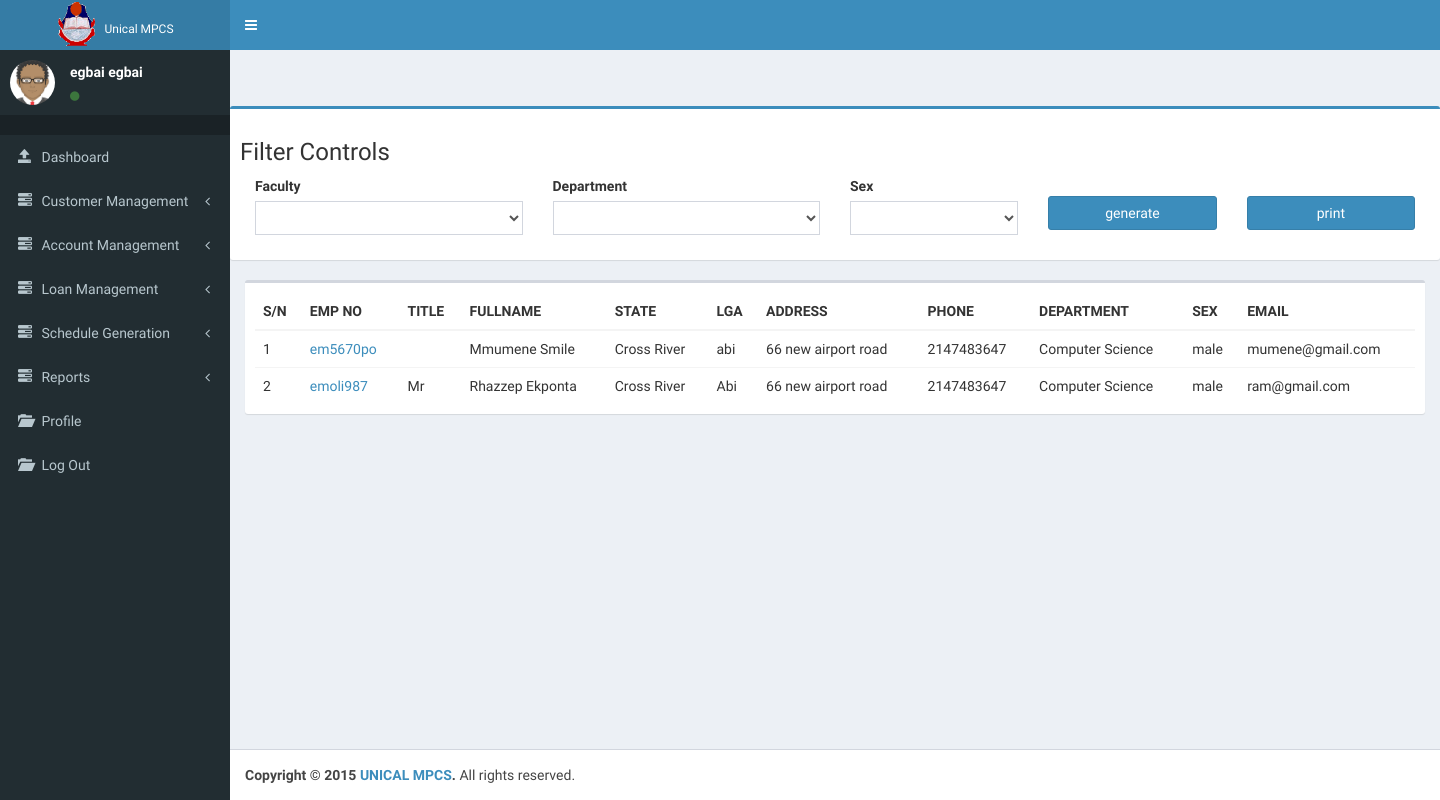
Page /teller/index.php?page=../customer_filter (signed in) on the earlier database version.
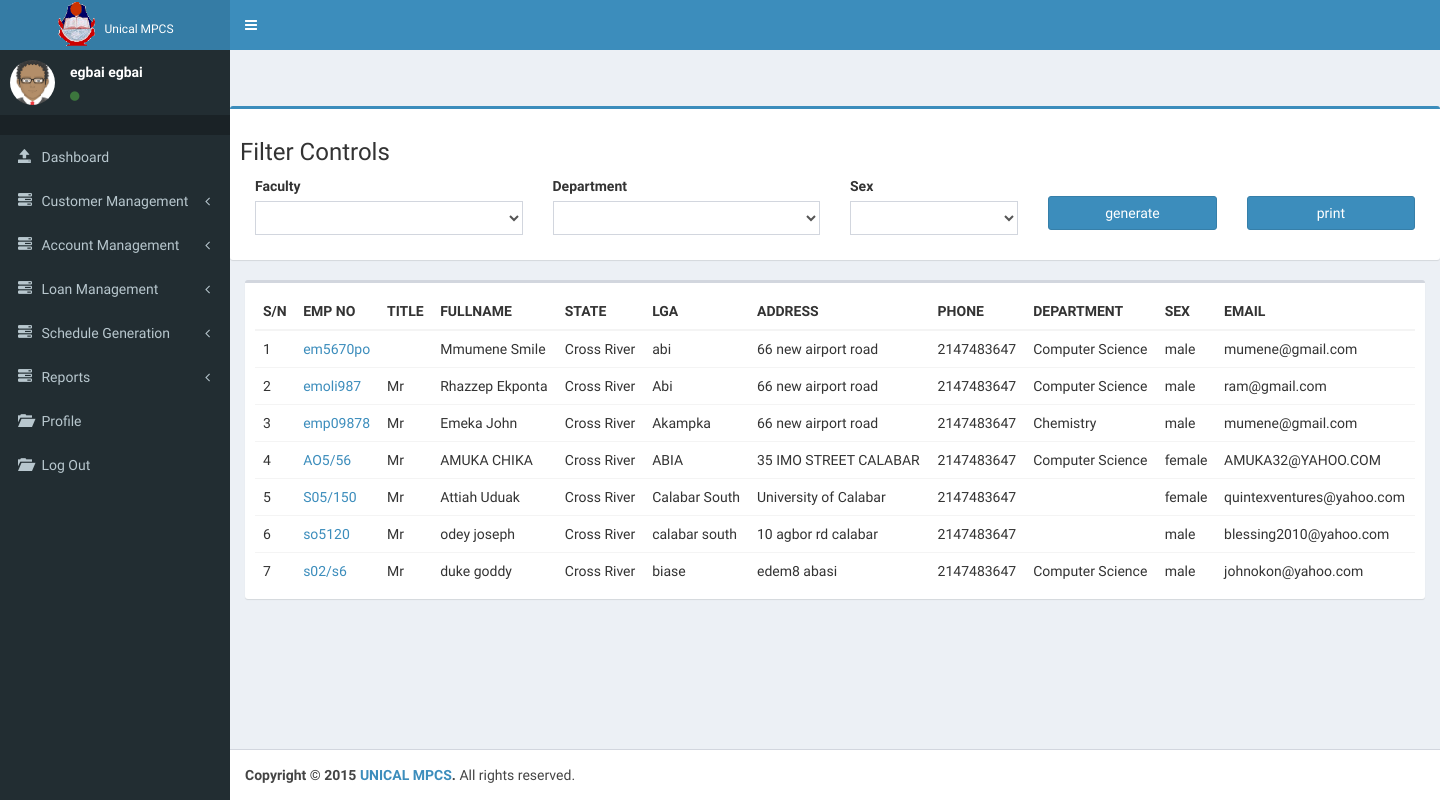
Same page on the later database version.
### tables this page shows
CREATE TABLE IF NOT EXISTS `customer` (
`id` int(11) NOT NULL,
  `middle_name` varchar(30) NOT NULL,
  `dob` date NOT NULL,
  `sex` text NOT NULL,
  `img_url` varchar(196) DEFAULT NULL,
  `faculty` int(11) DEFAULT NULL,
  `dept` int(11) DEFAULT NULL,
  `address` text,
  `phone` int(196) DEFAULT NULL,
  `state` text,
  `lga` text,
  `nok_name` text,
  `n_phone` int(11) DEFAULT NULL,
  `reg_date` date NOT NULL,
  `uname` varchar(124) NOT NULL,
  `pwd` text NOT NULL,
  `priviledge` int(124) NOT NULL,
  `email` varchar(124) DEFAULT NULL,
  `title` varchar(20) DEFAULT NULL,
  `surname` varchar(50) NOT NULL,
  `firstname` varchar(50) NOT NULL,
  `employee_no` varchar(124) DEFAULT NULL
);

CREATE TABLE IF NOT EXISTS `department` (
`id` int(11) NOT NULL,
  `dep_name` varchar(124) NOT NULL,
  `faculty` int(11) NOT NULL
);

### conf/db_connect.php (called while the page is built, shortened)
<?php
function query($string){
$rs = mysql_query($string) or die(mysql_error());
return $rs;
}
function db_pic($id){
  $result = query("SELECT img_url FROM customer WHERE id='$id'");
  $row = mysql_fetch_array($result);
  $img = $row['img_url'];
  if(empty($img)){
  $img = "avatar.png";
  }
  return $img;
}
function name($id){
  $result = query("SELECT * FROM customer WHERE id='$id'");
  $row = mysql_fetch_array($result);
  $name = $row['surname'] ." " . $row['firstname'];
  return $name;
}
?>

### conf/misc.php (called while the page is built, shortened)
<?php
function classUpdate($string){
$class = " ";
    if(isset($_GET['page'])){
    $page =  $_GET['page'];
    return $class;
}
   return $class;
}
?>

### customer_filter.php (the view, shortened to what this page needs)
<div class="row">
<div class="col-md-13">
<div class="box box-primary">
<div class="box-body">
  <h3>Filter Controls</h3>
<div class="form-group col-xs-3">
  <label for="facul">Faculty</label>
  <select name="faculty" class="form-control" id="facul">
  <option></option>
  <?php
  $result = query("SELECT * FROM faculty");
  while($row=mysql_fetch_array($result)){
    $value = $row['id'];
    $name = $row['name'];
    ?>
    <option value="<?php echo $value; ?>"><?php echo $name;?></option>
    <?php
}
   ?>
  </select>
</div>
<div class="form-group col-xs-3">
  <label for="dept">Department</label>
<select class="form-control" id="dept" name="dept">
</select>
</div>
<div class="form-group col-xs-2">
  <label for="sex">Sex</label>
  <select name="sex" id="sex" name="sex" class="form-control">
  <option></option>
  <option value="male"> Male</option>
  </select>
</div>
<br>
<div class="form-group col-xs-2">
  <button class="form-control btn btn-primary" id="generate">generate</button>
</div>
<div class="form-group col-xs-2">
  <button  class="form-control btn btn-primary" id="print">print</button>
</div>
</div>
</div>
</div>
</div>
<div class="box">
   <div class="box-body" id="table_entry">
<table class="table" id="tableentry">
<thead>
  <tr>
    <th>S/N</th>
    <th>EMP NO</th>
    <th>TITLE</th>
    <th>FULLNAME</th>
    <th>STATE</th>
    <th>LGA</th>
    <th>ADDRESS</th>
    <th>PHONE</th>
    <th>DEPARTMENT</th>
    <th>SEX</th>
    <th>EMAIL</th>
  </tr>
</thead>
<tbody>
<?php
$result = query("SELECT employee_no, title, surname, firstname, dep_name, lga, state, customer.id, phone, address, email, sex FROM customer LEFT JOIN department ON customer.dept=department.id WHERE priviledge='2'");
$i = 0;
while ($row = mysql_fetch_array($result)) {
++$i;
$emp_no = $row['employee_no'];
$title = $row['title'];
$name = $row['surname'] . " " . $row['firstname'];
$state = $row['state'];
$lga = $row['lga'];
$dept = $row['dep_name'];
$addr = $row['address'];
$phone = $row['phone'];
$sex = $row['sex'];
$email = $row['email'];
$id = $row['id'];
?>
<tr>
  <td>
    <?php echo $i;?>
  </td>
<td><a href="index.php?page=../profile_search&id=<?php echo $id; ?>"><?php echo $emp_no;?></a></td>
<td><?php echo $title;?></td>
<td><?php echo $name;?></td>
<td><?php echo $state;?></td>
<td><?php echo $lga;?></td>
<td><?php echo $addr;?></td>
<td><?php echo $phone;?></td>
<td><?php echo $dept;?></td>
<td><?php echo $sex;?></td>
<td><?php echo $email;?></td>
</tr>
<?php
}
 ?>
</tbody>
</table>

### teller/index.php (shortened to what this page needs)
<!DOCTYPE html>
<?php
include('../conf/db_connect.php');
include ('../conf/misc.php');
$id = $_SESSION['id'];
?>
<html>
  <head>
    <link rel="stylesheet" href="../bootstrap/css/bootstrap.min.css">
    <link rel="stylesheet" href="https://maxcdn.bootstrapcdn.com/font-awesome/4.4.0/css/font-awesome.min.css">
    <link rel="stylesheet" href="https://code.ionicframework.com/ionicons/2.0.1/css/ionicons.min.css">
    <link rel="stylesheet" href="../dist/css/AdminLTE.min.css">
        <link rel="stylesheet" href="../arrange.css">
    <link rel="stylesheet" href="../dist/css/skins/skin-blue.min.css">
  </head>
  <body class="hold-transition skin-blue sidebar-mini">
    <div class="wrapper">
      <header class="main-header">
        <a href="index2.html" class="logo">
          <h2 style='margin:0px;'>
          <img src="../dist/img/unical.png" height="50px">
          <span style='font-size:12px;'>Unical MPCS</span>
          </h2>
        </a>
        <nav class="navbar navbar-static-top" role="navigation">
          <a href="#" class="sidebar-toggle" data-toggle="offcanvas" role="button">
          </a>
        </nav>
      </header>
      <aside class="main-sidebar">
        <section class="sidebar">
          <div class="user-panel">
            <div class="pull-left image">
              <img src="../dist/img/<?php echo db_pic($id); ?>" class="img-circle" alt="User Image">
            </div>
            <div class="pull-left info">
              <p><?php echo name($id); ?></p>
              <a href="#"><i class="fa fa-circle text-success"></i></a>
            </div>
          </div>
          <ul class="sidebar-menu">
            <li class="header"></li>
            <li class="<?php echo classUpdate(""); ?>"><a href="index.php"><i class="glyphicon glyphicon-open"></i> <span>Dashboard</span></a></li>
            <li class="treeview">
              <a href="#"><i class="glyphicon glyphicon-tasks"></i> <span>Customer Management</span> <i class="fa fa-angle-left pull-right"></i></a>
            </li>
            <li class="treeview">
              <a href="#"><i class="glyphicon glyphicon-tasks"></i> <span>Account Management</span> <i class="fa fa-angle-left pull-right"></i></a>
            </li>
            <li class="treeview">
              <a href="#"><i class="glyphicon glyphicon-tasks"></i> <span>Loan Management</span> <i class="fa fa-angle-left pull-right"></i></a>
            </li>
            <li class="treeview">
              <a href="#"><i class="glyphicon glyphicon-tasks"></i> <span>Schedule Generation</span> <i class="fa fa-angle-left pull-right"></i></a>
            </li>
            <li class="treeview">
              <a href="#"><i class="glyphicon glyphicon-tasks"></i> <span>Reports</span> <i class="fa fa-angle-left pull-right"></i></a>
            </li>
            <li><a href="index.php?page=profile"><i class="glyphicon glyphicon-folder-open"></i> <span>Profile</span></a></li>
            <li><a href="../logout.php"><i class="glyphicon glyphicon-folder-open"></i> <span>Log Out</span></a></li>
                      </ul>
        </section>
      </aside>
      <div class="content-wrapper">
        <section class="content-header">
          <h1>
          </h1>
                </section>
        <section class="content">
          <?php
      $page = '';
          if (!empty($_GET['page'])) {
          $page .= $_GET['page'] . '.php';
          include($page);
          }
      else{
      include('../dashboard.php');
      }
      ?>
        </section>
      </div>
      <footer class="main-footer">
        <strong>Copyright &copy; 2015 <a href="#">UNICAL MPCS</a>.</strong> All rights reserved.
      </footer>
    </div>
  </body>
</html>

Differences in the rows shown:
added customer: employee_no "emp09878", title "Mr", name "Emeka John", state "Cross River", lga "Akampka", address "66 new airport road", phone "2147483647", department.dep_name "Chemistry", sex "male", email "mumene@gmail.com"
added customer: employee_no "AO5/56", title "Mr", name "AMUKA CHIKA", state "Cross River", lga "ABIA", address "35 IMO STREET CALABAR", phone "2147483647", department.dep_name "Computer Science", sex "female", email "AMUKA32@YAHOO.COM"
added customer: employee_no "S05/150", title "Mr", name "Attiah Uduak", state "Cross River", lga "Calabar South", address "University of Calabar", phone "2147483647", sex "female", email "quintexventures@yahoo.com"
added customer: employee_no "so5120", title "Mr", name "odey joseph", state "Cross River", lga "calabar south", address "10 agbor rd calabar", phone "2147483647", sex "male", email "blessing2010@yahoo.com"
added customer: employee_no "s02/s6", title "Mr", name "duke goddy", state "Cross River", lga "biase", address "edem8 abasi", phone "2147483647", department.dep_name "Computer Science", sex "male", email "johnokon@yahoo.com"
